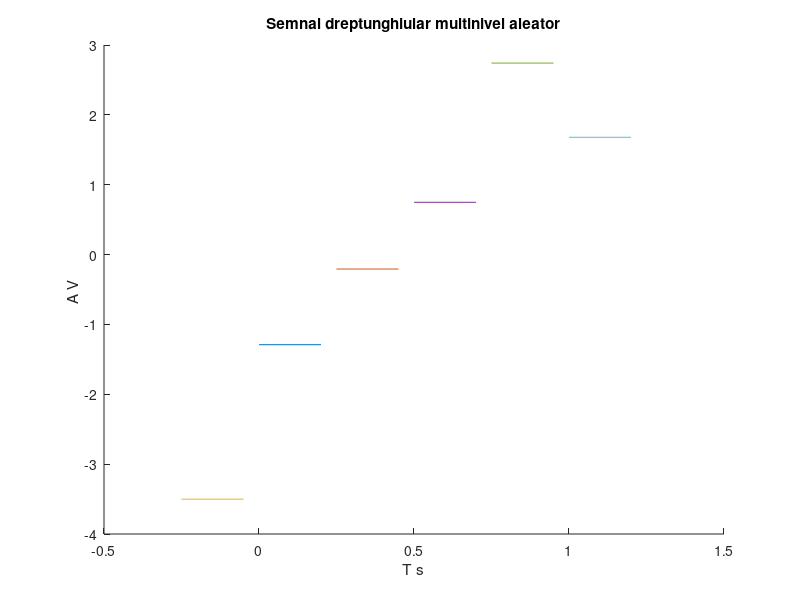

MATLAB code to generate this figure:
hold on;
%folosesc aceasta intructiune pentru a pastra graficul curent atunci cand
%adaug alt grafic
%temporara de 200ms
r1=rand(1); %genereaza cate un numar aleator cu distributie uniforma
r2=rand(1);
r3=rand(1);
r4=rand(1);
r5=rand(1); 
r6=rand(1);
r7=rand(1);
r8=rand(1);
t1=0:.2:0.25;
t2=0.25:.2:0.5;
x0=-5*r1*square(2*pi*4*t1,100);
x1=-3*r2*square(2*pi*4*t1,100);
x2=-1*r3*square(2*pi*4*t2,100);
x3=r4*square(2*pi*4*t1,100);
x4=3*r5*square(2*pi*4*t1,100);
x5=5*r6*square(2*pi*4*t1,100);
plot(t1,x1);
plot(t2,x2);
plot(-0.25+t1,x0);
plot(0.25+t2,x3);
plot(0.5+t2,x4);
plot(0.75+t2,x5);

xlabel('T s')
ylabel('A V ')
title('Semnal dreptunghiular multinivel aleator')
